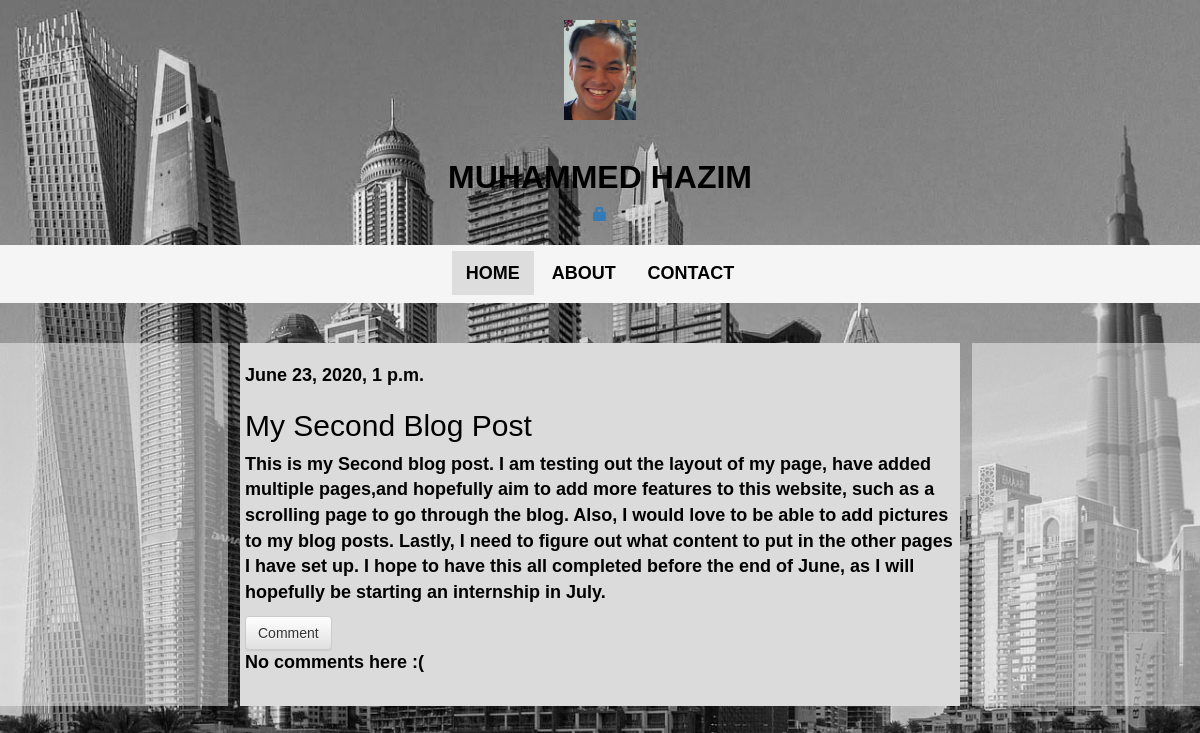
Page /post/6/ on the committed database.
### blog/models.py (models this page shows, shortened)
class Post(models.Model):
    author=models.ForeignKey(settings.AUTH_USER_MODEL, on_delete=models.CASCADE)
    title= models.CharField(max_length=200)
    text= models.TextField()
    created_date = models.DateTimeField(default=timezone.now)
    published_date = models.DateTimeField(blank=True,null=True)

### blog/views.py (the view)
# urls.py: path('post/<int:pk>/', views.post_detail, name='post_detail'),
def post_detail(request, pk):
    post= get_object_or_404(Post, pk=pk)
    return render(request, 'blog/post_detail.html', {'post':post})

### blog/templates/blog/post_detail.html (shortened to what this page needs)
{% extends 'blog/base.html' %} {% block content %}
<div class="post">
  {% if post.published_date %}
  <div class="date">
    {{ post.published_date}}
  </div>
  {% else %}
  <a class="btn btn-default" href="{% url 'post_publish' pk=post.pk %}"
    >Publish</a
  >
  {% endif %}
  <h2>{{ post.title }}</h2>
  <p>{{ post.text|linebreaksbr }}</p>
</div>
<a class="btn btn-default" href="{% url 'add_comment' pk=post.pk %}">Comment</a>
{% for comment in post.comments.all %}
  {% if user.is_authenticated or comment.approved_comment %}
<div class="comment">
  <br />
  <div class="date">
    {{comment.create_date}} {% if not comment.approved_comment %}
    <a class="btn btn-default" href="{% url 'comment_remove' pk=comment.pk %}"
      ><span class="glyphicon glyphicon-remove"></span
    ></a>
    <a class="btn btn-default" href="{% url 'comment_approve' pk=comment.pk %}"
      ><span class="glyphicon glyphicon-ok"></span
    ></a>
    {% endif %}
  </div>
  <strong>{{comment.author}}</strong>
  <p>{{comment.text|linebreaks}}</p>
</div>
{% endif %}
{% empty %}
<p>No comments here :(</p>
{% endfor%} {% endblock %}

### blog/static/css/styles.css (style rules this page uses)
html, body { height: 100%; margin: 0; }
.post { font-family: Arial, Helvetica, sans-serif; color: black; }

### rows in the picture
Post: published_date "June 23, 2020, 1 p.m.", title "My Second Blog Post", text "This is my Second blog post. I am testing out the layout of my page, have added multiple pages,and hopefully aim to add more features to this website, such as a scrolling page to go through the blog. Also, I would love to be able to add pictures to my blog posts. Lastly, I need to figure out what content to put in the other pages I have set up. I hope to have this all completed before the end of June, as I will hopefully be starting an internship in July."
